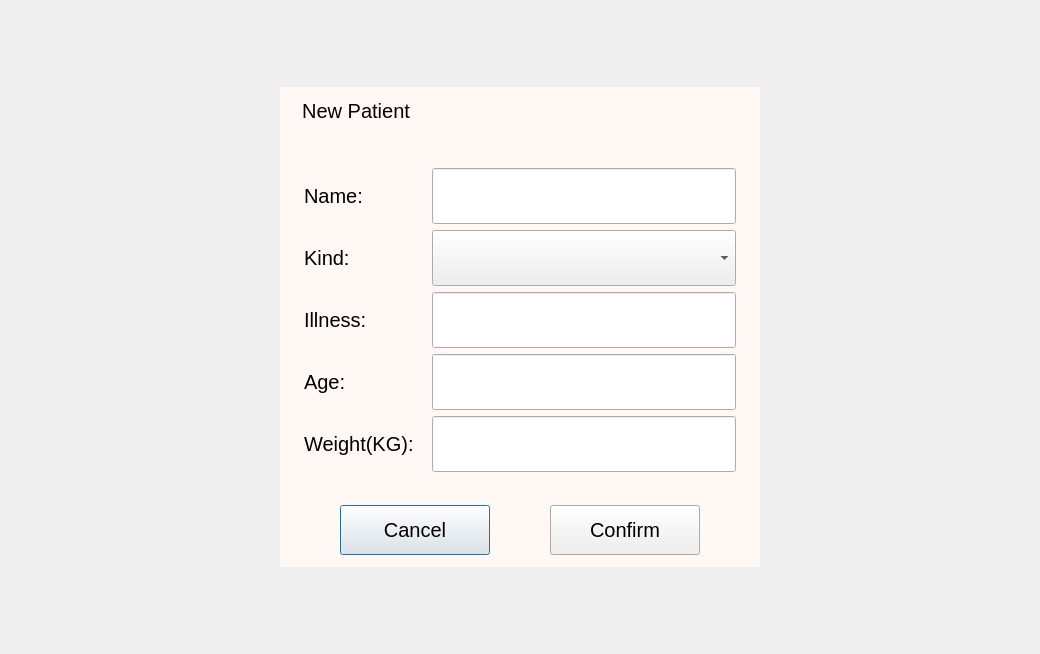
<?xml version="1.0" encoding="UTF-8"?>
<ui version="4.0">
 <class>PatientCreate</class>
 <widget class="QDialog" name="PatientCreate">
  <property name="geometry">
   <rect>
    <x>0</x>
    <y>0</y>
    <width>1040</width>
    <height>654</height>
   </rect>
  </property>
  <property name="windowTitle">
   <string>Dialog</string>
  </property>
  <property name="styleSheet">
   <string notr="true">font:20px;</string>
  </property>
  <layout class="QGridLayout" name="gridLayout">
   <item row="3" column="1">
    <spacer name="verticalSpacer_2">
     <property name="orientation">
      <enum>Qt::Vertical</enum>
     </property>
     <property name="sizeHint" stdset="0">
      <size>
       <width>20</width>
       <height>69</height>
      </size>
     </property>
    </spacer>
   </item>
   <item row="0" column="1">
    <spacer name="verticalSpacer">
     <property name="orientation">
      <enum>Qt::Vertical</enum>
     </property>
     <property name="sizeHint" stdset="0">
      <size>
       <width>20</width>
       <height>69</height>
      </size>
     </property>
    </spacer>
   </item>
   <item row="2" column="2">
    <spacer name="horizontalSpacer_2">
     <property name="orientation">
      <enum>Qt::Horizontal</enum>
     </property>
     <property name="sizeHint" stdset="0">
      <size>
       <width>262</width>
       <height>20</height>
      </size>
     </property>
    </spacer>
   </item>
   <item row="1" column="0">
    <spacer name="horizontalSpacer">
     <property name="orientation">
      <enum>Qt::Horizontal</enum>
     </property>
     <property name="sizeHint" stdset="0">
      <size>
       <width>262</width>
       <height>20</height>
      </size>
     </property>
    </spacer>
   </item>
   <item row="1" column="1" rowspan="2">
    <widget class="QWidget" name="widget" native="true">
     <property name="minimumSize">
      <size>
       <width>480</width>
       <height>480</height>
      </size>
     </property>
     <property name="maximumSize">
      <size>
       <width>900</width>
       <height>560</height>
      </size>
     </property>
     <property name="styleSheet">
      <string notr="true">#widget{	
	background-color: rgb(255, 248, 244);
}</string>
     </property>
     <layout class="QVBoxLayout" name="verticalLayout">
      <property name="spacing">
       <number>24</number>
      </property>
      <property name="leftMargin">
       <number>0</number>
      </property>
      <property name="topMargin">
       <number>0</number>
      </property>
      <property name="rightMargin">
       <number>0</number>
      </property>
      <property name="bottomMargin">
       <number>12</number>
      </property>
      <item>
       <widget class="QLabel" name="label">
        <property name="minimumSize">
         <size>
          <width>0</width>
          <height>48</height>
         </size>
        </property>
        <property name="maximumSize">
         <size>
          <width>16777215</width>
          <height>48</height>
         </size>
        </property>
        <property name="text">
         <string>    New Patient</string>
        </property>
       </widget>
      </item>
      <item>
       <widget class="QWidget" name="widget_2" native="true">
        <layout class="QGridLayout" name="gridLayout_2" columnstretch="2,5">
         <property name="leftMargin">
          <number>24</number>
         </property>
         <property name="rightMargin">
          <number>24</number>
         </property>
         <item row="0" column="0">
          <widget class="QLabel" name="label_2">
           <property name="text">
            <string>Name:</string>
           </property>
          </widget>
         </item>
         <item row="0" column="1">
          <widget class="QLineEdit" name="lblName">
           <property name="sizePolicy">
            <sizepolicy hsizetype="Expanding" vsizetype="Preferred">
             <horstretch>0</horstretch>
             <verstretch>0</verstretch>
            </sizepolicy>
           </property>
          </widget>
         </item>
         <item row="1" column="0">
          <widget class="QLabel" name="label_3">
           <property name="text">
            <string>Kind:</string>
           </property>
          </widget>
         </item>
         <item row="2" column="0">
          <widget class="QLabel" name="label_6">
           <property name="text">
            <string>Illness:</string>
           </property>
          </widget>
         </item>
         <item row="2" column="1">
          <widget class="QLineEdit" name="lblIllness">
           <property name="sizePolicy">
            <sizepolicy hsizetype="Expanding" vsizetype="Preferred">
             <horstretch>0</horstretch>
             <verstretch>0</verstretch>
            </sizepolicy>
           </property>
          </widget>
         </item>
         <item row="3" column="0">
          <widget class="QLabel" name="label_4">
           <property name="text">
            <string>Age:</string>
           </property>
          </widget>
         </item>
         <item row="3" column="1">
          <widget class="QLineEdit" name="lblAge">
           <property name="sizePolicy">
            <sizepolicy hsizetype="Expanding" vsizetype="Preferred">
             <horstretch>0</horstretch>
             <verstretch>0</verstretch>
            </sizepolicy>
           </property>
          </widget>
         </item>
         <item row="4" column="0">
          <widget class="QLabel" name="label_5">
           <property name="text">
            <string>Weight(KG):</string>
           </property>
          </widget>
         </item>
         <item row="4" column="1">
          <widget class="QLineEdit" name="lblWeight">
           <property name="sizePolicy">
            <sizepolicy hsizetype="Expanding" vsizetype="Preferred">
             <horstretch>0</horstretch>
             <verstretch>0</verstretch>
            </sizepolicy>
           </property>
          </widget>
         </item>
         <item row="1" column="1">
          <widget class="QComboBox" name="cmbKind">
           <property name="sizePolicy">
            <sizepolicy hsizetype="Preferred" vsizetype="Preferred">
             <horstretch>0</horstretch>
             <verstretch>0</verstretch>
            </sizepolicy>
           </property>
          </widget>
         </item>
        </layout>
       </widget>
      </item>
      <item>
       <widget class="QWidget" name="widget_3" native="true">
        <property name="maximumSize">
         <size>
          <width>1500000</width>
          <height>50</height>
         </size>
        </property>
        <layout class="QHBoxLayout" name="horizontalLayout">
         <property name="spacing">
          <number>0</number>
         </property>
         <property name="leftMargin">
          <number>0</number>
         </property>
         <property name="topMargin">
          <number>0</number>
         </property>
         <property name="rightMargin">
          <number>0</number>
         </property>
         <property name="bottomMargin">
          <number>0</number>
         </property>
         <item>
          <widget class="QPushButton" name="btnCancel">
           <property name="sizePolicy">
            <sizepolicy hsizetype="Minimum" vsizetype="Preferred">
             <horstretch>0</horstretch>
             <verstretch>0</verstretch>
            </sizepolicy>
           </property>
           <property name="maximumSize">
            <size>
             <width>150</width>
             <height>16777215</height>
            </size>
           </property>
           <property name="text">
            <string>Cancel</string>
           </property>
          </widget>
         </item>
         <item>
          <widget class="QPushButton" name="btnConfirm">
           <property name="sizePolicy">
            <sizepolicy hsizetype="Minimum" vsizetype="Preferred">
             <horstretch>0</horstretch>
             <verstretch>0</verstretch>
            </sizepolicy>
           </property>
           <property name="maximumSize">
            <size>
             <width>150</width>
             <height>16777215</height>
            </size>
           </property>
           <property name="text">
            <string>Confirm</string>
           </property>
          </widget>
         </item>
        </layout>
       </widget>
      </item>
     </layout>
    </widget>
   </item>
  </layout>
  <zorder>widget</zorder>
  <zorder>horizontalSpacer</zorder>
  <zorder>horizontalSpacer_2</zorder>
  <zorder>verticalSpacer</zorder>
  <zorder>verticalSpacer_2</zorder>
 </widget>
 <resources/>
 <connections/>
</ui>
